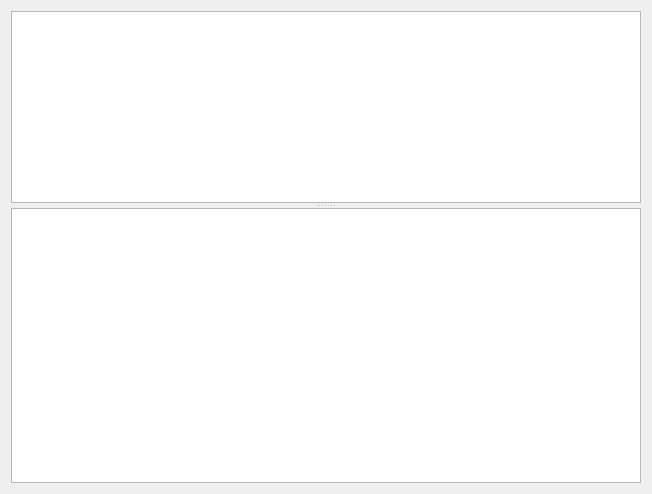
<?xml version="1.0" encoding="UTF-8"?>
<ui version="4.0">
 <class>AnalysisDialog</class>
 <widget class="QDialog" name="AnalysisDialog">
  <property name="geometry">
   <rect>
    <x>0</x>
    <y>0</y>
    <width>652</width>
    <height>494</height>
   </rect>
  </property>
  <property name="windowTitle">
   <string>报文解析</string>
  </property>
  <layout class="QVBoxLayout" name="verticalLayout">
   <item>
    <widget class="QSplitter" name="splitter">
     <property name="sizePolicy">
      <sizepolicy hsizetype="Preferred" vsizetype="MinimumExpanding">
       <horstretch>0</horstretch>
       <verstretch>1</verstretch>
      </sizepolicy>
     </property>
     <property name="frameShape">
      <enum>QFrame::NoFrame</enum>
     </property>
     <property name="frameShadow">
      <enum>QFrame::Sunken</enum>
     </property>
     <property name="lineWidth">
      <number>1</number>
     </property>
     <property name="midLineWidth">
      <number>18</number>
     </property>
     <property name="orientation">
      <enum>Qt::Vertical</enum>
     </property>
     <property name="handleWidth">
      <number>5</number>
     </property>
     <widget class="QTextEdit" name="textEdit">
      <property name="sizePolicy">
       <sizepolicy hsizetype="MinimumExpanding" vsizetype="Fixed">
        <horstretch>0</horstretch>
        <verstretch>0</verstretch>
       </sizepolicy>
      </property>
      <property name="minimumSize">
       <size>
        <width>0</width>
        <height>10</height>
       </size>
      </property>
      <property name="sizeIncrement">
       <size>
        <width>0</width>
        <height>10</height>
       </size>
      </property>
      <property name="baseSize">
       <size>
        <width>0</width>
        <height>10</height>
       </size>
      </property>
      <property name="tabChangesFocus">
       <bool>true</bool>
      </property>
      <property name="html">
       <string notr="true">&lt;!DOCTYPE HTML PUBLIC &quot;-//W3C//DTD HTML 4.0//EN&quot; &quot;http://www.w3.org/TR/REC-html40/strict.dtd&quot;&gt;
&lt;html&gt;&lt;head&gt;&lt;meta name=&quot;qrichtext&quot; content=&quot;1&quot; /&gt;&lt;style type=&quot;text/css&quot;&gt;
p, li { white-space: pre-wrap; }
&lt;/style&gt;&lt;/head&gt;&lt;body style=&quot; font-family:'SimSun'; font-size:9pt; font-weight:400; font-style:normal;&quot;&gt;
&lt;p style=&quot; margin-top:0px; margin-bottom:0px; margin-left:0px; margin-right:0px; -qt-block-indent:0; text-indent:0px;&quot;&gt;&lt;span style=&quot; font-family:'SimSun';&quot;&gt;                                &lt;/span&gt;&lt;/p&gt;
&lt;p style=&quot; margin-top:0px; margin-bottom:0px; margin-left:0px; margin-right:0px; -qt-block-indent:0; text-indent:0px;&quot;&gt;                            &lt;/p&gt;&lt;/body&gt;&lt;/html&gt;</string>
      </property>
      <property name="acceptRichText">
       <bool>false</bool>
      </property>
     </widget>
     <widget class="QTextEdit" name="textEdit_2">
      <property name="sizePolicy">
       <sizepolicy hsizetype="Expanding" vsizetype="Ignored">
        <horstretch>0</horstretch>
        <verstretch>2</verstretch>
       </sizepolicy>
      </property>
      <property name="minimumSize">
       <size>
        <width>0</width>
        <height>140</height>
       </size>
      </property>
      <property name="sizeIncrement">
       <size>
        <width>0</width>
        <height>140</height>
       </size>
      </property>
      <property name="baseSize">
       <size>
        <width>0</width>
        <height>140</height>
       </size>
      </property>
      <property name="readOnly">
       <bool>true</bool>
      </property>
     </widget>
    </widget>
   </item>
  </layout>
 </widget>
 <resources/>
 <connections/>
</ui>
